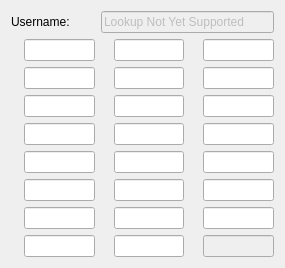
<?xml version="1.0" encoding="UTF-8"?>
<ui version="4.0">
 <class>Form</class>
 <widget class="QWidget" name="Form">
  <property name="geometry">
   <rect>
    <x>0</x>
    <y>0</y>
    <width>285</width>
    <height>252</height>
   </rect>
  </property>
  <property name="windowTitle">
   <string>Form</string>
  </property>
  <layout class="QGridLayout" name="gridLayout">
   <item row="4" column="2">
    <widget class="QLabel" name="label_thieving">
     <property name="text">
      <string/>
     </property>
     <property name="pixmap">
      <pixmap>:/skill_icons/Thieving.png</pixmap>
     </property>
     <property name="alignment">
      <set>Qt::AlignRight|Qt::AlignTrailing|Qt::AlignVCenter</set>
     </property>
    </widget>
   </item>
   <item row="8" column="5">
    <widget class="QLineEdit" name="combat_level">
     <property name="enabled">
      <bool>false</bool>
     </property>
     <property name="minimumSize">
      <size>
       <width>54</width>
       <height>0</height>
      </size>
     </property>
     <property name="text">
      <string/>
     </property>
     <property name="maxLength">
      <number>3</number>
     </property>
    </widget>
   </item>
   <item row="7" column="4">
    <widget class="QLabel" name="label_farming">
     <property name="text">
      <string/>
     </property>
     <property name="pixmap">
      <pixmap>:/skill_icons/Farming.png</pixmap>
     </property>
     <property name="alignment">
      <set>Qt::AlignRight|Qt::AlignTrailing|Qt::AlignVCenter</set>
     </property>
    </widget>
   </item>
   <item row="7" column="3">
    <widget class="QLineEdit" name="slayer">
     <property name="minimumSize">
      <size>
       <width>54</width>
       <height>0</height>
      </size>
     </property>
     <property name="maxLength">
      <number>2</number>
     </property>
    </widget>
   </item>
   <item row="2" column="5">
    <widget class="QLineEdit" name="smithing">
     <property name="minimumSize">
      <size>
       <width>54</width>
       <height>0</height>
      </size>
     </property>
     <property name="text">
      <string/>
     </property>
     <property name="maxLength">
      <number>2</number>
     </property>
    </widget>
   </item>
   <item row="8" column="4">
    <widget class="QLabel" name="label">
     <property name="text">
      <string/>
     </property>
     <property name="pixmap">
      <pixmap>:/monster/Combat_icon.webp</pixmap>
     </property>
     <property name="alignment">
      <set>Qt::AlignRight|Qt::AlignTrailing|Qt::AlignVCenter</set>
     </property>
    </widget>
   </item>
   <item row="3" column="5">
    <widget class="QLineEdit" name="fishing">
     <property name="minimumSize">
      <size>
       <width>54</width>
       <height>0</height>
      </size>
     </property>
     <property name="text">
      <string/>
     </property>
     <property name="maxLength">
      <number>2</number>
     </property>
    </widget>
   </item>
   <item row="5" column="1">
    <widget class="QLineEdit" name="prayer">
     <property name="minimumSize">
      <size>
       <width>54</width>
       <height>0</height>
      </size>
     </property>
     <property name="maxLength">
      <number>2</number>
     </property>
    </widget>
   </item>
   <item row="7" column="5">
    <widget class="QLineEdit" name="farming">
     <property name="minimumSize">
      <size>
       <width>54</width>
       <height>0</height>
      </size>
     </property>
     <property name="text">
      <string/>
     </property>
     <property name="maxLength">
      <number>2</number>
     </property>
    </widget>
   </item>
   <item row="6" column="1">
    <widget class="QLineEdit" name="magic">
     <property name="minimumSize">
      <size>
       <width>54</width>
       <height>0</height>
      </size>
     </property>
     <property name="maxLength">
      <number>2</number>
     </property>
    </widget>
   </item>
   <item row="8" column="2">
    <widget class="QLabel" name="label_hunter">
     <property name="text">
      <string/>
     </property>
     <property name="pixmap">
      <pixmap>:/skill_icons/Hunter.png</pixmap>
     </property>
     <property name="alignment">
      <set>Qt::AlignRight|Qt::AlignTrailing|Qt::AlignVCenter</set>
     </property>
    </widget>
   </item>
   <item row="5" column="0">
    <widget class="QLabel" name="label_prayer">
     <property name="text">
      <string/>
     </property>
     <property name="pixmap">
      <pixmap>:/skill_icons/Prayer.png</pixmap>
     </property>
     <property name="alignment">
      <set>Qt::AlignRight|Qt::AlignTrailing|Qt::AlignVCenter</set>
     </property>
    </widget>
   </item>
   <item row="3" column="1">
    <widget class="QLineEdit" name="defence">
     <property name="minimumSize">
      <size>
       <width>54</width>
       <height>0</height>
      </size>
     </property>
     <property name="maxLength">
      <number>2</number>
     </property>
    </widget>
   </item>
   <item row="7" column="1">
    <widget class="QLineEdit" name="runecraft">
     <property name="minimumSize">
      <size>
       <width>54</width>
       <height>0</height>
      </size>
     </property>
     <property name="maxLength">
      <number>2</number>
     </property>
    </widget>
   </item>
   <item row="1" column="2">
    <widget class="QLabel" name="label_hitpoints">
     <property name="text">
      <string/>
     </property>
     <property name="pixmap">
      <pixmap>:/skill_icons/Hitpoints.png</pixmap>
     </property>
     <property name="alignment">
      <set>Qt::AlignRight|Qt::AlignTrailing|Qt::AlignVCenter</set>
     </property>
    </widget>
   </item>
   <item row="1" column="3">
    <widget class="QLineEdit" name="hitpoints">
     <property name="minimumSize">
      <size>
       <width>54</width>
       <height>0</height>
      </size>
     </property>
     <property name="maxLength">
      <number>2</number>
     </property>
    </widget>
   </item>
   <item row="6" column="4">
    <widget class="QLabel" name="label_woodcutting">
     <property name="text">
      <string/>
     </property>
     <property name="pixmap">
      <pixmap>:/skill_icons/Woodcutting.png</pixmap>
     </property>
     <property name="alignment">
      <set>Qt::AlignRight|Qt::AlignTrailing|Qt::AlignVCenter</set>
     </property>
    </widget>
   </item>
   <item row="1" column="5">
    <widget class="QLineEdit" name="mining">
     <property name="minimumSize">
      <size>
       <width>54</width>
       <height>0</height>
      </size>
     </property>
     <property name="text">
      <string/>
     </property>
     <property name="maxLength">
      <number>2</number>
     </property>
    </widget>
   </item>
   <item row="6" column="2">
    <widget class="QLabel" name="label_fletching">
     <property name="text">
      <string/>
     </property>
     <property name="pixmap">
      <pixmap>:/skill_icons/Fletching.png</pixmap>
     </property>
     <property name="alignment">
      <set>Qt::AlignRight|Qt::AlignTrailing|Qt::AlignVCenter</set>
     </property>
    </widget>
   </item>
   <item row="3" column="0">
    <widget class="QLabel" name="label_defence">
     <property name="text">
      <string/>
     </property>
     <property name="pixmap">
      <pixmap>:/skill_icons/Defence.png</pixmap>
     </property>
     <property name="alignment">
      <set>Qt::AlignRight|Qt::AlignTrailing|Qt::AlignVCenter</set>
     </property>
    </widget>
   </item>
   <item row="5" column="2">
    <widget class="QLabel" name="label_crafting">
     <property name="text">
      <string/>
     </property>
     <property name="pixmap">
      <pixmap>:/skill_icons/Crafting.png</pixmap>
     </property>
     <property name="alignment">
      <set>Qt::AlignRight|Qt::AlignTrailing|Qt::AlignVCenter</set>
     </property>
    </widget>
   </item>
   <item row="5" column="5">
    <widget class="QLineEdit" name="firemaking">
     <property name="minimumSize">
      <size>
       <width>54</width>
       <height>0</height>
      </size>
     </property>
     <property name="text">
      <string/>
     </property>
     <property name="maxLength">
      <number>2</number>
     </property>
    </widget>
   </item>
   <item row="2" column="3">
    <widget class="QLineEdit" name="agility">
     <property name="minimumSize">
      <size>
       <width>54</width>
       <height>0</height>
      </size>
     </property>
     <property name="maxLength">
      <number>2</number>
     </property>
    </widget>
   </item>
   <item row="4" column="1">
    <widget class="QLineEdit" name="ranged">
     <property name="minimumSize">
      <size>
       <width>54</width>
       <height>0</height>
      </size>
     </property>
     <property name="maxLength">
      <number>2</number>
     </property>
    </widget>
   </item>
   <item row="2" column="2">
    <widget class="QLabel" name="label_agility">
     <property name="text">
      <string/>
     </property>
     <property name="pixmap">
      <pixmap>:/skill_icons/Agility.png</pixmap>
     </property>
     <property name="alignment">
      <set>Qt::AlignRight|Qt::AlignTrailing|Qt::AlignVCenter</set>
     </property>
    </widget>
   </item>
   <item row="1" column="1">
    <widget class="QLineEdit" name="attack">
     <property name="minimumSize">
      <size>
       <width>54</width>
       <height>0</height>
      </size>
     </property>
     <property name="text">
      <string/>
     </property>
     <property name="maxLength">
      <number>2</number>
     </property>
     <property name="cursorMoveStyle">
      <enum>Qt::LogicalMoveStyle</enum>
     </property>
    </widget>
   </item>
   <item row="6" column="3">
    <widget class="QLineEdit" name="fletching">
     <property name="minimumSize">
      <size>
       <width>54</width>
       <height>0</height>
      </size>
     </property>
     <property name="maxLength">
      <number>2</number>
     </property>
    </widget>
   </item>
   <item row="8" column="0">
    <widget class="QLabel" name="label_construction">
     <property name="text">
      <string/>
     </property>
     <property name="pixmap">
      <pixmap>:/skill_icons/Construction.png</pixmap>
     </property>
     <property name="alignment">
      <set>Qt::AlignRight|Qt::AlignTrailing|Qt::AlignVCenter</set>
     </property>
    </widget>
   </item>
   <item row="6" column="5">
    <widget class="QLineEdit" name="woodcutting">
     <property name="minimumSize">
      <size>
       <width>54</width>
       <height>0</height>
      </size>
     </property>
     <property name="text">
      <string/>
     </property>
     <property name="maxLength">
      <number>2</number>
     </property>
    </widget>
   </item>
   <item row="8" column="1">
    <widget class="QLineEdit" name="construction">
     <property name="minimumSize">
      <size>
       <width>54</width>
       <height>0</height>
      </size>
     </property>
     <property name="maxLength">
      <number>2</number>
     </property>
    </widget>
   </item>
   <item row="2" column="1">
    <widget class="QLineEdit" name="strength">
     <property name="minimumSize">
      <size>
       <width>54</width>
       <height>0</height>
      </size>
     </property>
     <property name="maxLength">
      <number>2</number>
     </property>
    </widget>
   </item>
   <item row="6" column="0">
    <widget class="QLabel" name="label_magic">
     <property name="text">
      <string/>
     </property>
     <property name="pixmap">
      <pixmap>:/skill_icons/Magic.png</pixmap>
     </property>
     <property name="alignment">
      <set>Qt::AlignRight|Qt::AlignTrailing|Qt::AlignVCenter</set>
     </property>
    </widget>
   </item>
   <item row="4" column="0">
    <widget class="QLabel" name="label_ranged">
     <property name="text">
      <string/>
     </property>
     <property name="pixmap">
      <pixmap>:/skill_icons/Ranged.png</pixmap>
     </property>
     <property name="alignment">
      <set>Qt::AlignRight|Qt::AlignTrailing|Qt::AlignVCenter</set>
     </property>
    </widget>
   </item>
   <item row="1" column="0">
    <widget class="QLabel" name="label_attack">
     <property name="text">
      <string/>
     </property>
     <property name="pixmap">
      <pixmap>:/skill_icons/Attack.png</pixmap>
     </property>
     <property name="alignment">
      <set>Qt::AlignRight|Qt::AlignTrailing|Qt::AlignVCenter</set>
     </property>
    </widget>
   </item>
   <item row="7" column="2">
    <widget class="QLabel" name="label_slayer">
     <property name="text">
      <string/>
     </property>
     <property name="pixmap">
      <pixmap>:/skill_icons/Slayer.png</pixmap>
     </property>
     <property name="alignment">
      <set>Qt::AlignRight|Qt::AlignTrailing|Qt::AlignVCenter</set>
     </property>
    </widget>
   </item>
   <item row="1" column="4">
    <widget class="QLabel" name="label_mining">
     <property name="text">
      <string/>
     </property>
     <property name="pixmap">
      <pixmap>:/skill_icons/Mining.png</pixmap>
     </property>
     <property name="alignment">
      <set>Qt::AlignRight|Qt::AlignTrailing|Qt::AlignVCenter</set>
     </property>
    </widget>
   </item>
   <item row="2" column="4">
    <widget class="QLabel" name="label_smithing">
     <property name="text">
      <string/>
     </property>
     <property name="pixmap">
      <pixmap>:/skill_icons/Smithing.png</pixmap>
     </property>
     <property name="alignment">
      <set>Qt::AlignRight|Qt::AlignTrailing|Qt::AlignVCenter</set>
     </property>
    </widget>
   </item>
   <item row="4" column="3">
    <widget class="QLineEdit" name="thieving">
     <property name="minimumSize">
      <size>
       <width>54</width>
       <height>0</height>
      </size>
     </property>
     <property name="maxLength">
      <number>2</number>
     </property>
    </widget>
   </item>
   <item row="7" column="0">
    <widget class="QLabel" name="label_runecraft">
     <property name="text">
      <string/>
     </property>
     <property name="pixmap">
      <pixmap>:/skill_icons/Runecraft.png</pixmap>
     </property>
     <property name="alignment">
      <set>Qt::AlignRight|Qt::AlignTrailing|Qt::AlignVCenter</set>
     </property>
    </widget>
   </item>
   <item row="8" column="3">
    <widget class="QLineEdit" name="hunter">
     <property name="minimumSize">
      <size>
       <width>54</width>
       <height>0</height>
      </size>
     </property>
     <property name="maxLength">
      <number>2</number>
     </property>
    </widget>
   </item>
   <item row="3" column="2">
    <widget class="QLabel" name="label_herblore">
     <property name="text">
      <string/>
     </property>
     <property name="pixmap">
      <pixmap>:/skill_icons/Herblore.png</pixmap>
     </property>
     <property name="alignment">
      <set>Qt::AlignRight|Qt::AlignTrailing|Qt::AlignVCenter</set>
     </property>
    </widget>
   </item>
   <item row="3" column="4">
    <widget class="QLabel" name="label_fishing">
     <property name="text">
      <string/>
     </property>
     <property name="pixmap">
      <pixmap>:/skill_icons/Fishing.png</pixmap>
     </property>
     <property name="alignment">
      <set>Qt::AlignRight|Qt::AlignTrailing|Qt::AlignVCenter</set>
     </property>
    </widget>
   </item>
   <item row="5" column="4">
    <widget class="QLabel" name="label_firemaking">
     <property name="text">
      <string/>
     </property>
     <property name="pixmap">
      <pixmap>:/skill_icons/Firemaking.png</pixmap>
     </property>
     <property name="alignment">
      <set>Qt::AlignRight|Qt::AlignTrailing|Qt::AlignVCenter</set>
     </property>
    </widget>
   </item>
   <item row="2" column="0">
    <widget class="QLabel" name="label_strength">
     <property name="text">
      <string/>
     </property>
     <property name="pixmap">
      <pixmap>:/skill_icons/Strength.png</pixmap>
     </property>
     <property name="alignment">
      <set>Qt::AlignRight|Qt::AlignTrailing|Qt::AlignVCenter</set>
     </property>
    </widget>
   </item>
   <item row="3" column="3">
    <widget class="QLineEdit" name="herblore">
     <property name="minimumSize">
      <size>
       <width>54</width>
       <height>0</height>
      </size>
     </property>
     <property name="maxLength">
      <number>2</number>
     </property>
    </widget>
   </item>
   <item row="4" column="4">
    <widget class="QLabel" name="label_cooking">
     <property name="text">
      <string/>
     </property>
     <property name="pixmap">
      <pixmap>:/skill_icons/Cooking.png</pixmap>
     </property>
     <property name="alignment">
      <set>Qt::AlignRight|Qt::AlignTrailing|Qt::AlignVCenter</set>
     </property>
    </widget>
   </item>
   <item row="5" column="3">
    <widget class="QLineEdit" name="crafting">
     <property name="minimumSize">
      <size>
       <width>54</width>
       <height>0</height>
      </size>
     </property>
     <property name="maxLength">
      <number>2</number>
     </property>
    </widget>
   </item>
   <item row="4" column="5">
    <widget class="QLineEdit" name="cooking">
     <property name="minimumSize">
      <size>
       <width>54</width>
       <height>0</height>
      </size>
     </property>
     <property name="text">
      <string/>
     </property>
     <property name="maxLength">
      <number>2</number>
     </property>
    </widget>
   </item>
   <item row="0" column="2" colspan="4">
    <widget class="QLineEdit" name="lineEdit">
     <property name="enabled">
      <bool>false</bool>
     </property>
     <property name="text">
      <string>Lookup Not Yet Supported</string>
     </property>
    </widget>
   </item>
   <item row="0" column="0" colspan="2">
    <widget class="QLabel" name="label_2">
     <property name="text">
      <string>Username:</string>
     </property>
    </widget>
   </item>
  </layout>
  <zorder>label_thieving</zorder>
  <zorder>label_attack</zorder>
  <zorder>label_crafting</zorder>
  <zorder>label_slayer</zorder>
  <zorder>label_agility</zorder>
  <zorder>label_farming</zorder>
  <zorder>label_runecraft</zorder>
  <zorder>label_woodcutting</zorder>
  <zorder>label_hunter</zorder>
  <zorder>label_herblore</zorder>
  <zorder>label_mining</zorder>
  <zorder>label_construction</zorder>
  <zorder>label_defence</zorder>
  <zorder>label_magic</zorder>
  <zorder>label_prayer</zorder>
  <zorder>label_hitpoints</zorder>
  <zorder>label_smithing</zorder>
  <zorder>label_strength</zorder>
  <zorder>label_firemaking</zorder>
  <zorder>label_ranged</zorder>
  <zorder>label_fletching</zorder>
  <zorder>label_cooking</zorder>
  <zorder>label_fishing</zorder>
  <zorder>label</zorder>
  <zorder>hitpoints</zorder>
  <zorder>agility</zorder>
  <zorder>herblore</zorder>
  <zorder>thieving</zorder>
  <zorder>crafting</zorder>
  <zorder>fletching</zorder>
  <zorder>slayer</zorder>
  <zorder>hunter</zorder>
  <zorder>mining</zorder>
  <zorder>smithing</zorder>
  <zorder>fishing</zorder>
  <zorder>cooking</zorder>
  <zorder>firemaking</zorder>
  <zorder>woodcutting</zorder>
  <zorder>farming</zorder>
  <zorder>combat_level</zorder>
  <zorder>construction</zorder>
  <zorder>runecraft</zorder>
  <zorder>magic</zorder>
  <zorder>attack</zorder>
  <zorder>strength</zorder>
  <zorder>defence</zorder>
  <zorder>ranged</zorder>
  <zorder>prayer</zorder>
  <zorder>lineEdit</zorder>
  <zorder>label_2</zorder>
 </widget>
 <tabstops>
  <tabstop>attack</tabstop>
  <tabstop>strength</tabstop>
  <tabstop>defence</tabstop>
  <tabstop>ranged</tabstop>
  <tabstop>prayer</tabstop>
  <tabstop>magic</tabstop>
  <tabstop>runecraft</tabstop>
  <tabstop>construction</tabstop>
  <tabstop>hitpoints</tabstop>
  <tabstop>agility</tabstop>
  <tabstop>herblore</tabstop>
  <tabstop>thieving</tabstop>
  <tabstop>crafting</tabstop>
  <tabstop>fletching</tabstop>
  <tabstop>slayer</tabstop>
  <tabstop>hunter</tabstop>
  <tabstop>mining</tabstop>
  <tabstop>smithing</tabstop>
  <tabstop>fishing</tabstop>
  <tabstop>cooking</tabstop>
  <tabstop>firemaking</tabstop>
  <tabstop>woodcutting</tabstop>
  <tabstop>farming</tabstop>
  <tabstop>combat_level</tabstop>
 </tabstops>
 <resources/>
 <connections/>
</ui>
